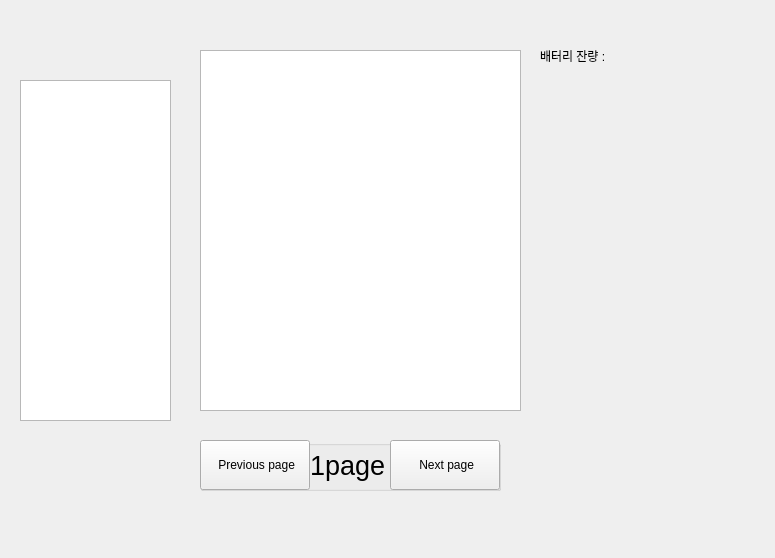
<?xml version="1.0" encoding="UTF-8"?>
<ui version="4.0">
 <class>Form</class>
 <widget class="QWidget" name="Form">
  <property name="geometry">
   <rect>
    <x>0</x>
    <y>0</y>
    <width>775</width>
    <height>558</height>
   </rect>
  </property>
  <property name="windowTitle">
   <string>Form</string>
  </property>
  <widget class="QStackedWidget" name="stackedWidget">
   <property name="geometry">
    <rect>
     <x>10</x>
     <y>10</y>
     <width>751</width>
     <height>521</height>
    </rect>
   </property>
   <property name="layoutDirection">
    <enum>Qt::LayoutDirection::RightToLeft</enum>
   </property>
   <property name="currentIndex">
    <number>0</number>
   </property>
   <widget class="QWidget" name="page">
    <widget class="QListWidget" name="listWidget">
     <property name="geometry">
      <rect>
       <x>10</x>
       <y>70</y>
       <width>151</width>
       <height>341</height>
      </rect>
     </property>
     <property name="layoutDirection">
      <enum>Qt::LayoutDirection::LeftToRight</enum>
     </property>
    </widget>
    <widget class="QGroupBox" name="groupBox_page">
     <property name="geometry">
      <rect>
       <x>190</x>
       <y>430</y>
       <width>301</width>
       <height>51</height>
      </rect>
     </property>
     <property name="title">
      <string/>
     </property>
     <widget class="QLabel" name="label_page">
      <property name="geometry">
       <rect>
        <x>110</x>
        <y>0</y>
        <width>81</width>
        <height>50</height>
       </rect>
      </property>
      <property name="font">
       <font>
        <pointsize>20</pointsize>
       </font>
      </property>
      <property name="text">
       <string>1page</string>
      </property>
     </widget>
     <widget class="QPushButton" name="btn_pre">
      <property name="geometry">
       <rect>
        <x>0</x>
        <y>0</y>
        <width>110</width>
        <height>50</height>
       </rect>
      </property>
      <property name="text">
       <string> Previous page</string>
      </property>
     </widget>
     <widget class="QPushButton" name="btn_next">
      <property name="geometry">
       <rect>
        <x>190</x>
        <y>0</y>
        <width>110</width>
        <height>50</height>
       </rect>
      </property>
      <property name="text">
       <string> Next page</string>
      </property>
     </widget>
    </widget>
    <widget class="QListWidget" name="Face_listWidget">
     <property name="geometry">
      <rect>
       <x>190</x>
       <y>40</y>
       <width>321</width>
       <height>361</height>
      </rect>
     </property>
    </widget>
    <widget class="QLabel" name="battery_label">
     <property name="geometry">
      <rect>
       <x>530</x>
       <y>30</y>
       <width>221</width>
       <height>31</height>
      </rect>
     </property>
     <property name="text">
      <string>배터리 잔량 :</string>
     </property>
    </widget>
   </widget>
   <widget class="QWidget" name="page_2">
    <widget class="QTabWidget" name="tabWidget">
     <property name="geometry">
      <rect>
       <x>80</x>
       <y>10</y>
       <width>511</width>
       <height>391</height>
      </rect>
     </property>
     <property name="layoutDirection">
      <enum>Qt::LayoutDirection::LeftToRight</enum>
     </property>
     <property name="currentIndex">
      <number>0</number>
     </property>
     <widget class="QWidget" name="tab">
      <attribute name="title">
       <string>Tab 1</string>
      </attribute>
     </widget>
     <widget class="QWidget" name="tab_2">
      <attribute name="title">
       <string>Tab 2</string>
      </attribute>
     </widget>
    </widget>
    <widget class="QGroupBox" name="groupBox_page_2">
     <property name="geometry">
      <rect>
       <x>190</x>
       <y>450</y>
       <width>301</width>
       <height>51</height>
      </rect>
     </property>
     <property name="title">
      <string/>
     </property>
     <widget class="QLabel" name="label_page_2">
      <property name="geometry">
       <rect>
        <x>110</x>
        <y>0</y>
        <width>81</width>
        <height>50</height>
       </rect>
      </property>
      <property name="font">
       <font>
        <pointsize>20</pointsize>
       </font>
      </property>
      <property name="text">
       <string>2page</string>
      </property>
     </widget>
     <widget class="QPushButton" name="btn_pre_2">
      <property name="geometry">
       <rect>
        <x>0</x>
        <y>0</y>
        <width>110</width>
        <height>50</height>
       </rect>
      </property>
      <property name="text">
       <string> Previous page</string>
      </property>
     </widget>
     <widget class="QPushButton" name="btn_next_2">
      <property name="geometry">
       <rect>
        <x>190</x>
        <y>0</y>
        <width>110</width>
        <height>50</height>
       </rect>
      </property>
      <property name="text">
       <string> Next page</string>
      </property>
     </widget>
    </widget>
   </widget>
   <widget class="QWidget" name="page_3">
    <widget class="QGroupBox" name="groupBox_page_3">
     <property name="geometry">
      <rect>
       <x>200</x>
       <y>420</y>
       <width>301</width>
       <height>51</height>
      </rect>
     </property>
     <property name="title">
      <string/>
     </property>
     <widget class="QLabel" name="label_page_3">
      <property name="geometry">
       <rect>
        <x>110</x>
        <y>0</y>
        <width>81</width>
        <height>50</height>
       </rect>
      </property>
      <property name="font">
       <font>
        <pointsize>20</pointsize>
       </font>
      </property>
      <property name="text">
       <string>3page</string>
      </property>
     </widget>
     <widget class="QPushButton" name="btn_pre_3">
      <property name="geometry">
       <rect>
        <x>0</x>
        <y>0</y>
        <width>110</width>
        <height>50</height>
       </rect>
      </property>
      <property name="text">
       <string> Previous page</string>
      </property>
     </widget>
     <widget class="QPushButton" name="btn_next_3">
      <property name="geometry">
       <rect>
        <x>190</x>
        <y>0</y>
        <width>110</width>
        <height>50</height>
       </rect>
      </property>
      <property name="text">
       <string> Next page</string>
      </property>
     </widget>
    </widget>
    <widget class="QGroupBox" name="groupBox_btns">
     <property name="geometry">
      <rect>
       <x>190</x>
       <y>30</y>
       <width>301</width>
       <height>331</height>
      </rect>
     </property>
     <property name="title">
      <string>GroupBox</string>
     </property>
     <widget class="QGroupBox" name="groupBox_go">
      <property name="geometry">
       <rect>
        <x>100</x>
        <y>20</y>
        <width>100</width>
        <height>100</height>
       </rect>
      </property>
      <property name="title">
       <string/>
      </property>
      <widget class="QLabel" name="label_go">
       <property name="geometry">
        <rect>
         <x>0</x>
         <y>0</y>
         <width>100</width>
         <height>100</height>
        </rect>
       </property>
       <property name="text">
        <string/>
       </property>
       <property name="pixmap">
        <pixmap resource="img2/img2.qrc">:/newPrefix/arrow_up.jpg</pixmap>
       </property>
       <property name="scaledContents">
        <bool>true</bool>
       </property>
      </widget>
      <widget class="QPushButton" name="btn_go">
       <property name="geometry">
        <rect>
         <x>0</x>
         <y>0</y>
         <width>100</width>
         <height>100</height>
        </rect>
       </property>
       <property name="styleSheet">
        <string notr="true">QPushButton {
  background-color: transparent;
  border: none;
  color: transparent;   /* 글자도 안 보이게 */
}</string>
       </property>
       <property name="text">
        <string>go</string>
       </property>
      </widget>
     </widget>
     <widget class="QGroupBox" name="groupBox_stop">
      <property name="geometry">
       <rect>
        <x>100</x>
        <y>120</y>
        <width>100</width>
        <height>100</height>
       </rect>
      </property>
      <property name="title">
       <string/>
      </property>
      <widget class="QLabel" name="label_stop">
       <property name="geometry">
        <rect>
         <x>0</x>
         <y>0</y>
         <width>100</width>
         <height>100</height>
        </rect>
       </property>
       <property name="styleSheet">
        <string notr="true"/>
       </property>
       <property name="text">
        <string/>
       </property>
       <property name="pixmap">
        <pixmap resource="img2/img2.qrc">:/newPrefix/stop.jpg</pixmap>
       </property>
       <property name="scaledContents">
        <bool>true</bool>
       </property>
      </widget>
      <widget class="QPushButton" name="btn_stop">
       <property name="geometry">
        <rect>
         <x>0</x>
         <y>0</y>
         <width>100</width>
         <height>100</height>
        </rect>
       </property>
       <property name="styleSheet">
        <string notr="true">QPushButton {
  background-color: transparent;
  border: none;
  color: transparent;   /* 글자도 안 보이게 */
}</string>
       </property>
       <property name="text">
        <string>stop</string>
       </property>
      </widget>
     </widget>
     <widget class="QGroupBox" name="groupBox_right">
      <property name="geometry">
       <rect>
        <x>200</x>
        <y>120</y>
        <width>100</width>
        <height>100</height>
       </rect>
      </property>
      <property name="title">
       <string/>
      </property>
      <widget class="QLabel" name="label_right">
       <property name="geometry">
        <rect>
         <x>0</x>
         <y>0</y>
         <width>100</width>
         <height>100</height>
        </rect>
       </property>
       <property name="text">
        <string/>
       </property>
       <property name="pixmap">
        <pixmap resource="img2/img2.qrc">:/newPrefix/arrow_right.jpg</pixmap>
       </property>
       <property name="scaledContents">
        <bool>true</bool>
       </property>
      </widget>
      <widget class="QPushButton" name="btn_right">
       <property name="geometry">
        <rect>
         <x>0</x>
         <y>0</y>
         <width>100</width>
         <height>100</height>
        </rect>
       </property>
       <property name="styleSheet">
        <string notr="true">QPushButton {
  background-color: transparent;
  border: none;
  color: transparent;   /* 글자도 안 보이게 */
}</string>
       </property>
       <property name="text">
        <string>right</string>
       </property>
      </widget>
     </widget>
     <widget class="QGroupBox" name="groupBox_left">
      <property name="geometry">
       <rect>
        <x>0</x>
        <y>120</y>
        <width>100</width>
        <height>100</height>
       </rect>
      </property>
      <property name="title">
       <string/>
      </property>
      <widget class="QLabel" name="label_left">
       <property name="geometry">
        <rect>
         <x>0</x>
         <y>0</y>
         <width>100</width>
         <height>100</height>
        </rect>
       </property>
       <property name="text">
        <string/>
       </property>
       <property name="pixmap">
        <pixmap resource="img2/img2.qrc">:/newPrefix/arrow_left.jpg</pixmap>
       </property>
       <property name="scaledContents">
        <bool>true</bool>
       </property>
      </widget>
      <widget class="QPushButton" name="btn_left">
       <property name="geometry">
        <rect>
         <x>0</x>
         <y>0</y>
         <width>100</width>
         <height>100</height>
        </rect>
       </property>
       <property name="styleSheet">
        <string notr="true">QPushButton {
  background-color: transparent;
  border: none;
  color: transparent;   /* 글자도 안 보이게 */
}</string>
       </property>
       <property name="text">
        <string>left</string>
       </property>
      </widget>
     </widget>
     <widget class="QGroupBox" name="groupBox_back">
      <property name="geometry">
       <rect>
        <x>100</x>
        <y>230</y>
        <width>100</width>
        <height>100</height>
       </rect>
      </property>
      <property name="title">
       <string/>
      </property>
      <widget class="QLabel" name="label_back">
       <property name="geometry">
        <rect>
         <x>0</x>
         <y>0</y>
         <width>100</width>
         <height>100</height>
        </rect>
       </property>
       <property name="text">
        <string/>
       </property>
       <property name="pixmap">
        <pixmap resource="img2/img2.qrc">:/newPrefix/arrow_down.jpg</pixmap>
       </property>
       <property name="scaledContents">
        <bool>true</bool>
       </property>
      </widget>
      <widget class="QPushButton" name="btn_back">
       <property name="geometry">
        <rect>
         <x>0</x>
         <y>0</y>
         <width>100</width>
         <height>100</height>
        </rect>
       </property>
       <property name="styleSheet">
        <string notr="true">QPushButton {
  background-color: transparent;
  border: none;
  color: transparent;   /* 글자도 안 보이게 */
}</string>
       </property>
       <property name="text">
        <string>down</string>
       </property>
      </widget>
     </widget>
    </widget>
   </widget>
  </widget>
 </widget>
 <resources>
  <include location="img2/img2.qrc"/>
 </resources>
 <connections/>
</ui>
